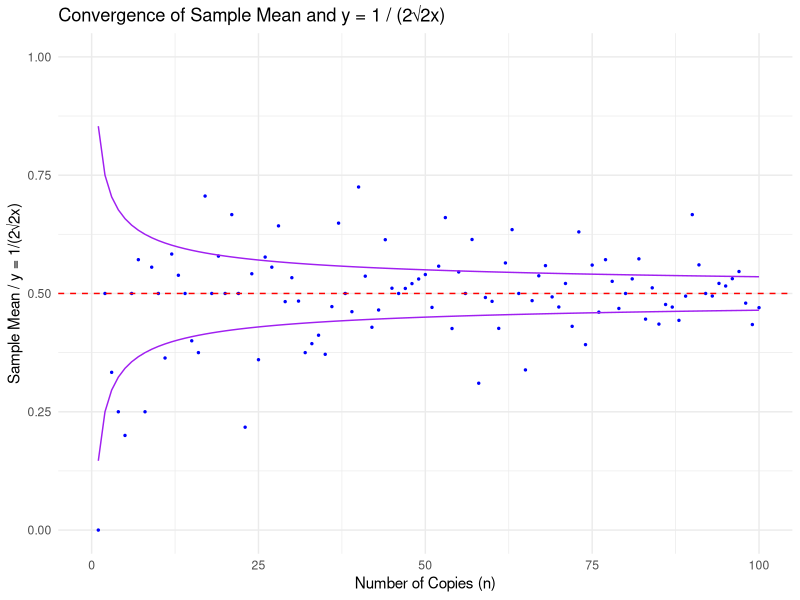

Write R code to recreate this figure.
library(ggplot2)

# Parameters for the binomial distribution
n_trials <- 1  # Number of trials per experiment
p <- 0.5       # Probability of success
max_copies <- 100  # Maximum number of copies

# Function to simulate the sample mean for different numbers of observations
simulate_binomial_lln <- function(num_copies, n_trials, p) {
  sample_means <- numeric(num_copies)
  
  for (i in 1:num_copies) {
    sample_means[i] <- mean(rbinom(i, size = n_trials, prob = p))
  }
  
  return(sample_means)
}

# Simulate sample means for a range of number of copies
sample_means <- simulate_binomial_lln(max_copies, n_trials, p)

# Expected value
expected_value <- p

# Create a data frame for plotting
df <- data.frame(
  num_copies = 1:max_copies,
  sample_mean = sample_means
)
# Compute the curve y =1/2+ 1 / (2 * sqrt(2 * x)) for the overlay
df$y_curve_1 <- 1/2+1 / (2 * sqrt(2 * df$num_copies))

# Compute the curve y =1/2- 1 / (2 * sqrt(2 * x)) for the overlay
df$y_curve_2 <- 1/2-1 / (2 * sqrt(2 * df$num_copies))
# Plot the convergence of the sample mean to the expected value with the curve
print(
  ggplot(df, aes(x = num_copies)) +
    geom_point(aes(y = sample_mean), color = "blue", size = 0.5) +
    geom_hline(yintercept = expected_value, color = "red", linetype = "dashed") +  # Expected value line
    geom_line(aes(y = y_curve_1), color = "purple") +   # y =1/2+ 1 / (2 * sqrt(2x)) curve
    geom_line(aes(y = y_curve_2), color = "purple") +   # y =1/2- 1 / (2 * sqrt(2x)) curve
    scale_x_continuous(name = "Number of Copies (n)", limits = c(0, max_copies)) +  # Fix X axis
    scale_y_continuous(name = "Sample Mean / y = 1/(2√2x)", limits = c(0, 1)) +     # Fix Y axis
    labs(title = "Convergence of Sample Mean and y = 1 / (2√2x)") +
    theme_minimal()
)
